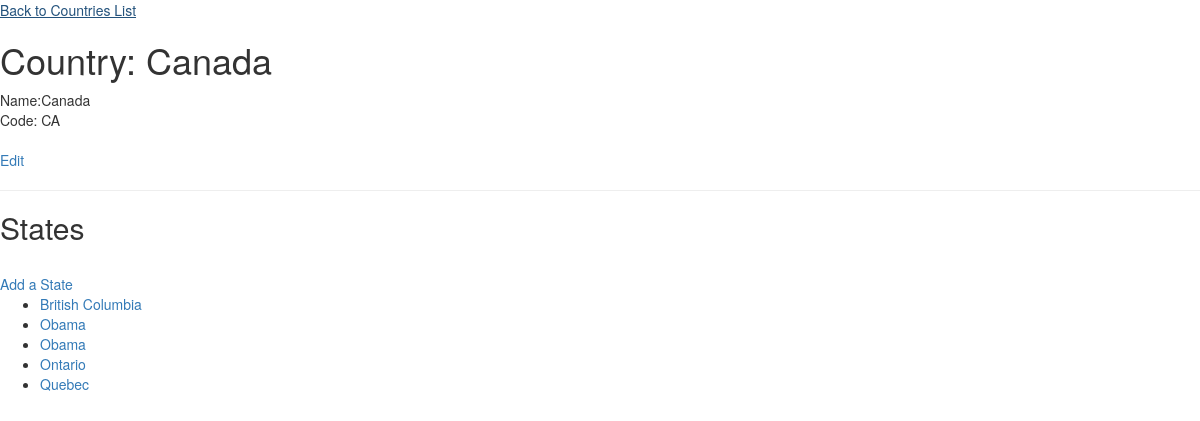
The page /public/staff/countries/show.php?id=2 on the database its author committed.
### tables this page shows
CREATE TABLE `countries` (
  `id` int(11) NOT NULL,
  `name` varchar(255) DEFAULT NULL,
  `code` varchar(255) DEFAULT NULL
);

CREATE TABLE `states` (
  `id` int(11) NOT NULL,
  `name` varchar(255) DEFAULT NULL,
  `code` varchar(255) DEFAULT NULL,
  `country_id` int(11) DEFAULT NULL
);

### private/query_functions.php (called while the page is built, shortened)
<?php
  function find_states_for_country_id($country_id=0) {
    global $db;
    $sql = "SELECT * FROM states ";
    $sql .= "WHERE country_id='" . $country_id . "' ";
    $sql .= "ORDER BY name ASC;";
    $state_result = db_query($db, $sql);
    return $state_result;
  }
  function find_country_by_id($id=0) {
    global $db;
    $sql = "SELECT * FROM countries ";
    $sql .= "WHERE id='" . $id . "';";
    $state_result = db_query($db, $sql);
    return $state_result;
  }
?>

### private/database.php (called while the page is built, shortened)
<?php
  function db_query($connection, $sql) {
    $result_set = mysqli_query($connection, $sql);
    return $result_set;
  }
  function db_fetch_assoc($result_set) {
    return mysqli_fetch_assoc($result_set);
  }
?>

### public/staff/countries/show.php (the view, shortened to what this page needs)
<?php
$id = $_GET['id'];
$country_result = find_country_by_id($id);
$country = db_fetch_assoc($country_result);
?>
<?php include(SHARED_PATH . '/header.php'); ?>
<div id="main-content">
  <a href="index.php">Back to Countries List</a><br />
  <h1>Country: <?php echo $country['name']; ?></h1>
  <?php
    echo "<table id=\"country\">";
    echo "<tr>";
    echo "<td>Name: </td>";
    echo "<td>" . $country['name'] . "</td>";
    echo "</tr>";
    echo "<tr>";
    echo "<td>Code: </td>";
    echo "<td>" . $country['code'] . "</td>";
    echo "</tr>";
    echo "</table>";
?>
    <br />
    <a href="<?php echo "edit.php?id=" . $country['id']; ?>">Edit</a><br />
    <hr />
    <h2>States</h2>
    <br />
    <a href="../states/new.php?id=<?php echo $country['id'] ?>">Add a State</a><br />
<?php
    $state_result = find_states_for_country_id($country['id']);
    echo "<ul id=\"states\">";
    while($state = db_fetch_assoc($state_result)) {
      echo "<li>";
      echo "<a href=\"../states/show.php?id=" . $state['id'] . "\">";
      echo $state['name'];
      echo "</a>";
      echo "</li>";
    }
    echo "</ul>";
  ?>
</div>
<?php include(SHARED_PATH . '/footer.php'); ?>

### rows shown on the page
countries: name "Canada", code "CA"
states: name "British Columbia"
states: name "Obama"
states: name "Obama"
states: name "Ontario"
states: name "Quebec"
